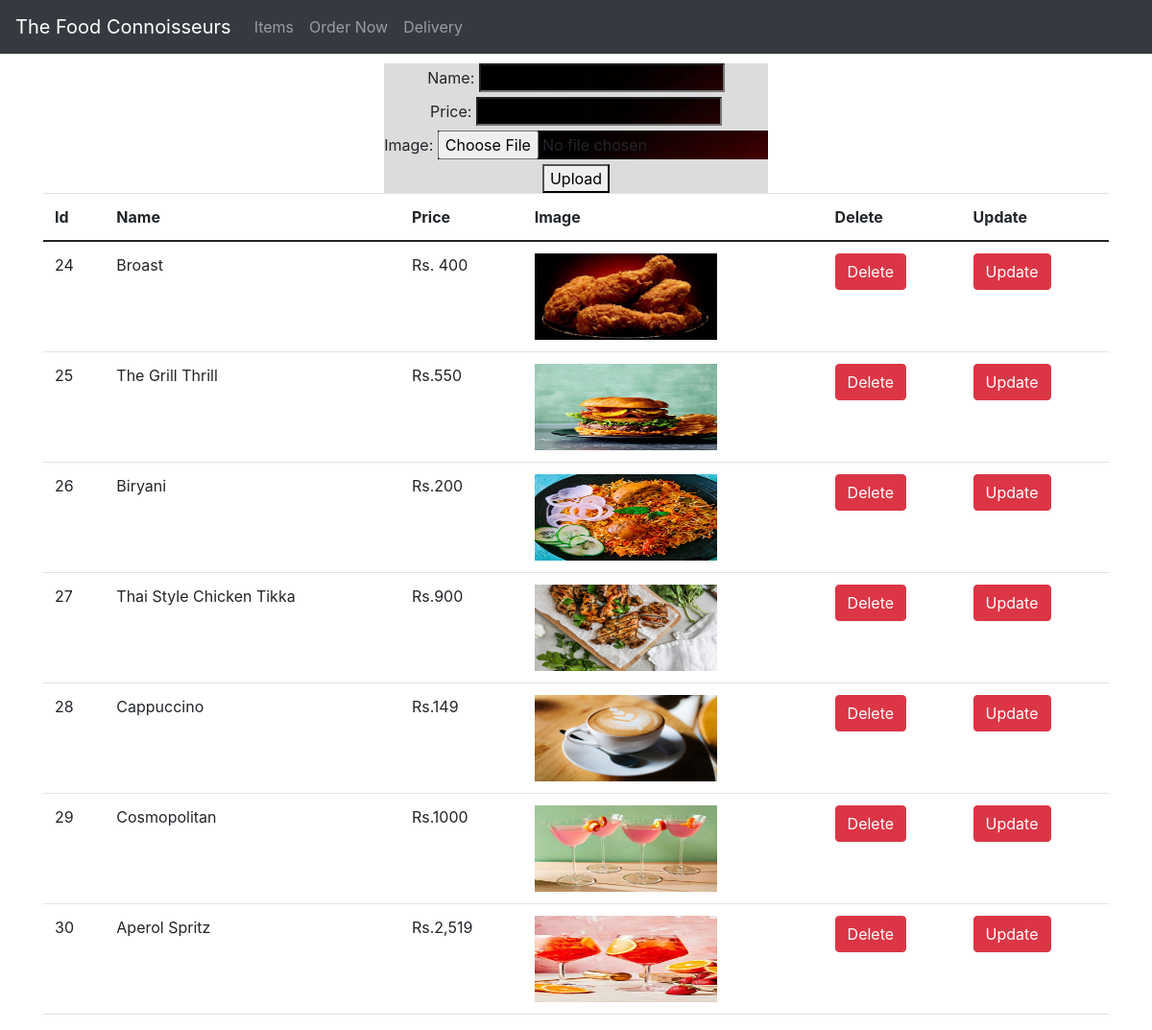
The page / on the database its author committed.
### tables this page shows
CREATE TABLE `tblcard` (
  `Id` int(11) NOT NULL,
  `Name` varchar(100) NOT NULL,
  `Price` varchar(100) NOT NULL,
  `Image` varchar(100) NOT NULL
);

### index.php (the view, shortened to what this page needs)
<!DOCTYPE html>
<html lang="en">
<head>
    <link rel="stylesheet" href="style.css">
    <link href="https://cdn.jsdelivr.net/npm/bootstrap@5.0.2/dist/css/bootstrap.min.css" rel="stylesheet">
</head>
<body>
<?php include 'header.php'; ?>
    <center>
    <div class="main">
        <form action="insert.php" method = "POST" enctype="multipart/form-data" >
<label for="">Name:</label>
<input type="text" name="name"><br>
<label for="">Price:</label>
<input type="text" name="price" id=""><br>
<label for="">Image:</label>
<input type="file" name="image" id=""><br>
<button  type= "submit" name="upload">Upload</button>
        </form>
    </div>
    </center>
<div class="container">
    <table class="table">
  <thead>
    <tr>
      <th scope="col">Id</th>
      <th scope="col">Name</th>
      <th scope="col">Price</th>
      <th scope="col">Image</th>
      <th scope="col">Delete</th>
      <th scope="col">Update</th>
    </tr>
  </thead>
  <tbody>
    <?php
  include  'connection.php';
  $pic = mysqli_query($con,"SELECT * FROM `tblcard`");
  while($row = mysqli_fetch_array($pic)){
    echo "
    <tr>
    <td>$row[Id]</td>
    <td>$row[Name]</td>
    <td>$row[Price]</td>
    <td><img src ='$row[Image]' width ='190px' height ='90px' ></td>
    <td><a href='delete.php? Id= $row[Id]' class = 'btn btn-danger'>Delete</a></td>
    <td><a href='update.php? Id= $row[Id]' class = 'btn btn-danger'>Update</a></td>
    </tr>
    ";
  }
    ?>
  </tbody>
</table>
</div>
</body>
</html>

### header.php (shortened to what this page needs)
<!DOCTYPE html>
<html lang="en">
<head>
  <link rel="stylesheet" href="https://cdn.jsdelivr.net/npm/bootstrap@4.6.1/dist/css/bootstrap.min.css">
</head>
<body>
<nav class="navbar navbar-expand-md bg-dark navbar-dark">
  <a class="navbar-brand" href="">The Food Connoisseurs</a>
  <div class="collapse navbar-collapse" id="collapsibleNavbar">
    <ul class="navbar-nav">
      <li class="nav-item">
        <a class="nav-link" href="#">Items</a>
      </li>
      <li class="nav-item">
        <a class="nav-link" href="#">Order Now </a>
      </li>
      <li class="nav-item">
        <a class="nav-link" href="#">Delivery</a>
      </li>
    </ul>
  </div>
</nav>

### style.css (style rules this page uses)
.main { background-color: gainsboro; margin-top: 10px; max-width: 400px; }
input { margin-top: 10px; background-image: url(uploadImage//broast.jpeg); }

### rows shown on the page
tblcard: Id "24", Name "Broast", Price "Rs. 400", Image (picture)
tblcard: Id "25", Name "The Grill Thrill", Price "Rs.550", Image (picture)
tblcard: Id "26", Name "Biryani", Price "Rs.200", Image (picture)
tblcard: Id "27", Name "Thai Style Chicken Tikka", Price "Rs.900", Image (picture)
tblcard: Id "28", Name "Cappuccino", Price "Rs.149", Image (picture)
tblcard: Id "29", Name "Cosmopolitan", Price "Rs.1000", Image (picture)
tblcard: Id "30", Name "Aperol Spritz", Price "Rs.2,519", Image (picture)
